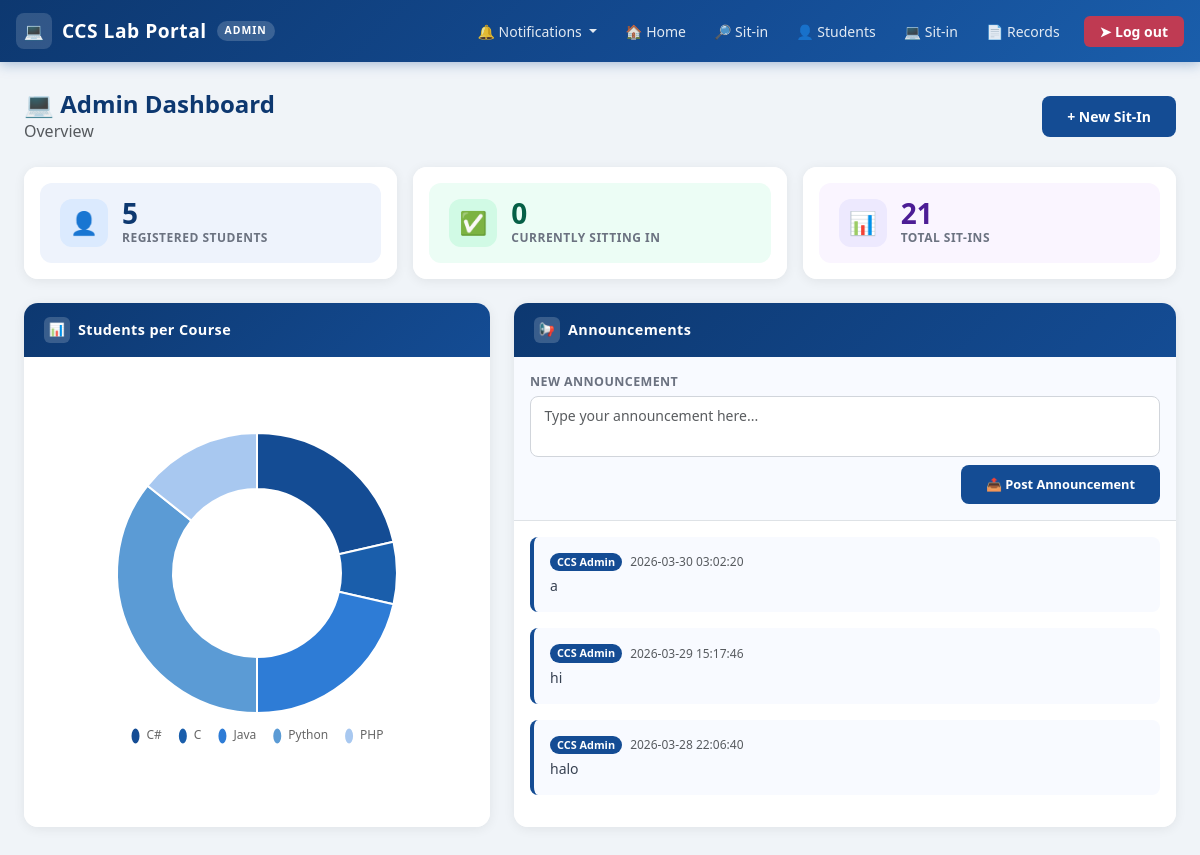
Page /admin/dashboard (signed in) on the earlier database version.
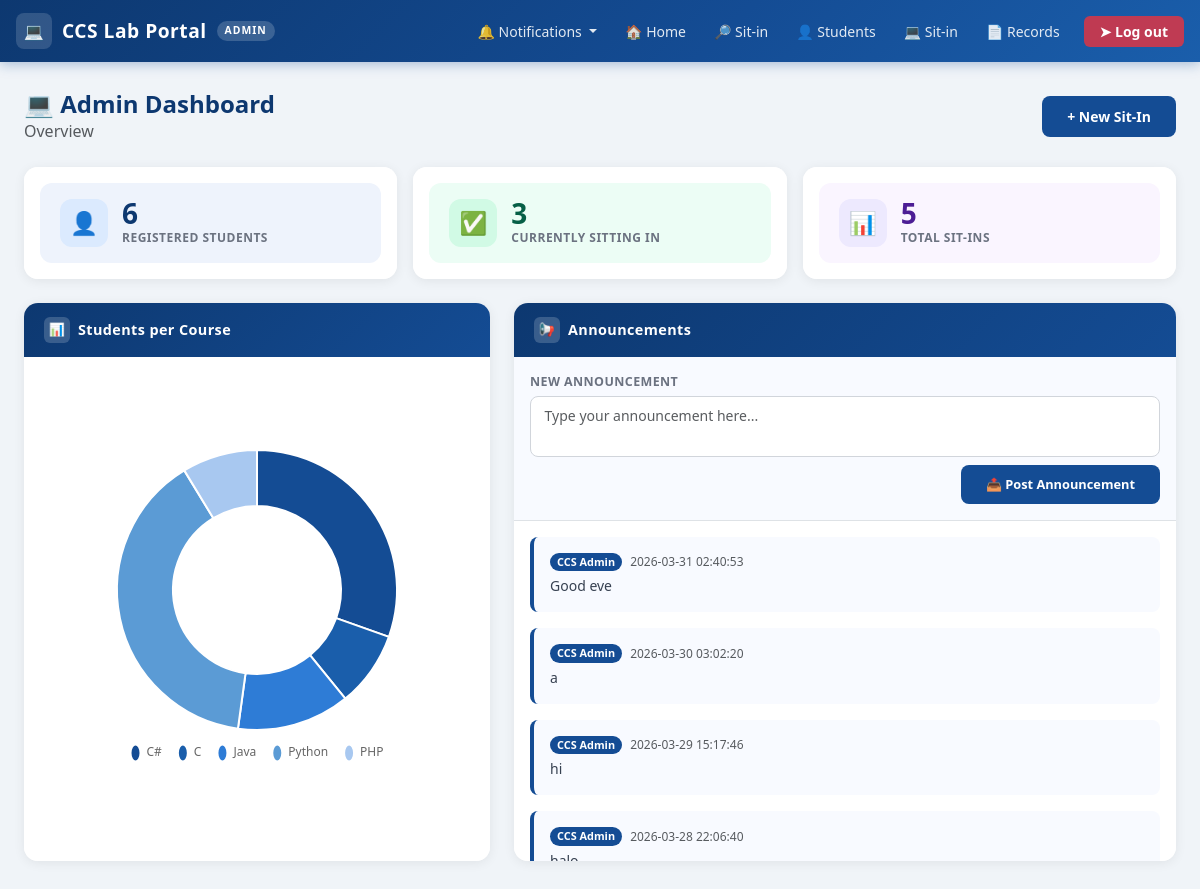
Same page on the later database version.
### tables this page shows
CREATE TABLE announcements(
            id INTEGER PRIMARY KEY AUTOINCREMENT,
            content TEXT NOT NULL,
            created_at TIMESTAMP DEFAULT CURRENT_TIMESTAMP     
        );

### app.py (the view)
@app.route("/admin/dashboard", methods=["GET", "POST"])
def admin_dashboard():
    if "user" not in session or session.get("role") != "admin":
        flash("Please log in first", "warning")
        return redirect(url_for("login"))
    if request.method == "POST":
        content = request.form.get("content", "").strip()
        if content:
            add_announcement({"content": content})
            flash("Announcement posted!", "success")
        return redirect(url_for("admin_dashboard"))
    students = view_all_students()
    total_students = len(students)
    current_sitin = view_current_sitin()
    current_count = len(current_sitin)
    total_sitin = sum(s.get("total_session_used", 0) for s in students)
    sitins = view_all_sitin_purposes()  # You need to implement this or get sit-ins data
    purposes = ['C#', 'C', 'Java', 'Python', 'PHP']
    purpose_counts = {p: 0 for p in purposes}
    for sitin in sitins:
        purpose = sitin.get("purpose")
        if purpose in purpose_counts:
            purpose_counts[purpose] += 1
        else:
            pass
    chart_labels = list(purpose_counts.keys())
    chart_values = list(purpose_counts.values())
    announcements = get_announcement()
    return render_template(
        "admin/admin_dashboard.html",
        total_students=total_students,
        current_count=current_count,
        total_sitin=total_sitin,
        chart_labels=json.dumps(chart_labels),
        chart_values=json.dumps(chart_values),
        announcements=announcements
    )

### database.py (called while the page is built)
def get_db():
    if "db" not in g:
        g.db = sqlite3.connect(
            DATABASE,
            detect_types=sqlite3.PARSE_DECLTYPES,
            timeout=30
        )
        g.db.row_factory = sqlite3.Row
        g.db.execute("PRAGMA journal_mode = WAL")
        g.db.execute("PRAGMA foreign_keys = ON")
    return g.db

### db_helper.py (called while the page is built)
def execute(query, params=(), fetchone=False, fetchall=False, commit=False):
    db = get_db()
    if fetchone and fetchall:
        raise ValueError("Cannot Use Fetchone and Fetchall at the same time!")
    cursor = db.execute(query,params)
    try:
        result = None
        if fetchone:
            row = cursor.fetchone()
            result = dict(row) if row else None
        elif fetchall:
            rows = cursor.fetchall()
            result = [dict(r) for r in rows]
        if commit:
            db.commit()
            return cursor.rowcount
        return result
    except Exception:
        db.rollback()
        raise
    finally:
        cursor.close()

### models/admin_models.py (called while the page is built)
def get_announcement():
    query = "SELECT * FROM announcements ORDER BY created_at DESC"
    return execute(query, fetchall=True)

### templates/admin/admin_dashboard.html (shortened to what the changed rows need)
{% extends "admin/admin_base.html" %}
{% block content %}
<div class="row g-3 mb-4">
  <div class="col-12 col-sm-4">
    <div class="dash-card card">
      <div class="card-body p-3">
        <div class="stat-tile" style="background:#eef3fc;">
          <div>
            <div class="stat-value">{{ total_students }}</div>
            <div class="stat-label">Registered Students</div>
          </div>
        </div>
      </div>
    </div>
  </div>
  <div class="col-12 col-sm-4">
    <div class="dash-card card">
      <div class="card-body p-3">
        <div class="stat-tile" style="background:#ecfdf5;">
          <div>
            <div class="stat-value" style="color:#065f46;">{{ current_count }}</div>
            <div class="stat-label">Currently Sitting In</div>
          </div>
        </div>
      </div>
    </div>
  </div>
  <div class="col-12 col-sm-4">
    <div class="dash-card card">
      <div class="card-body p-3">
        <div class="stat-tile" style="background:#faf5ff;">
          <div>
            <div class="stat-value" style="color:#4c1d95;">{{ total_sitin }}</div>
            <div class="stat-label">Total Sit-Ins</div>
          </div>
        </div>
      </div>
    </div>
  </div>
</div>
<div class="row g-4">
  <div class="col-12 col-lg-5">
    <div class="dash-card card">
      <div class="card-body d-flex align-items-center justify-content-center py-4">
        <div style="max-width:320px; width:100%;">
          <canvas id="courseChart"></canvas>
        </div>
      </div>
    </div>
  </div>
  <div class="col-12 col-lg-7">
    <div class="dash-card card">
      <div class="card-body p-0">
        <div class="scroll-area p-3" style="max-height:340px;">
          {% for ann in announcements %}
            <div class="mb-3 p-3 rounded-3" style="border-left:4px solid #144c94; background:#f8faff;">
              <div class="d-flex align-items-center gap-2 mb-1">
                <span class="badge rounded-pill"
                      style="background:#144c94; font-size:0.68rem; font-weight:600;">
                  CCS Admin
                </span>
                <span class="text-muted" style="font-size:0.75rem;">{{ ann.created_at }}</span>
              </div>
              <p class="mb-0" style="font-size:0.875rem; color:#374151;">{{ ann.content }}</p>
            </div>
          {% else %}
            <div class="text-center py-4 text-muted">
              <div style="font-size:2rem; margin-bottom:6px;">&#128226;</div>
              <p class="mb-0 small">No announcements posted yet.</p>
            </div>
          {% endfor %}
        </div>
      </div>
    </div>
  </div>
</div>
<script>
(function () {
    const ctx = document.getElementById('courseChart').getContext('2d');
    new Chart(ctx, {
        type: 'doughnut',
        data: {
            labels: {{ chart_labels|safe }},
            datasets: [{
                label: 'Students per Course',
                data: {{ chart_values|safe }},
                backgroundColor: ['#144c94', '#1a5eab', '#2e7cd6', '#5b9bd5', '#a8c8f0'],
                borderWidth: 2,
                borderColor: '#fff',
                hoverOffset: 6
            }]
        },
        options: {
            responsive: true,
            cutout: '60%',
            plugins: {
                legend: {
                    position: 'bottom',
                    labels: {
                        padding: 16,
                        font: { size: 12, family: "'Segoe UI', system-ui, sans-serif" },
                        usePointStyle: true,
                        pointStyleWidth: 10
                    }
                },
                tooltip: {
                    backgroundColor: '#0d3870',
                    titleFont: { size: 13 },
                    bodyFont: { size: 12 },
                    padding: 10,
                    cornerRadius: 8
                }
            }
        }
    });
})();
</script>
{% endblock %}

Differences in the rows shown:
added announcements: created_at "2026-03-31 02:40:53", content "Good eve"
Other differences:
{{ total_students }}: "5" → "6"
{{ current_count }}: "0" → "3"
{{ total_sitin }}: "21" → "5"
chart data {{ chart_values|safe }}: [3, 1, 3, 5, 2] → [7, 2, 3, 9, 2]
